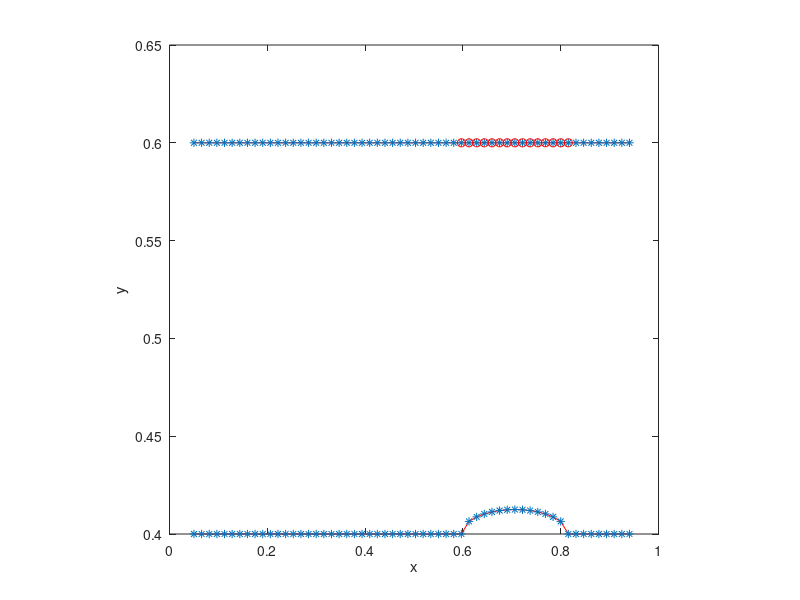

This chart was generated by the following MATLAB code:
%-------------------------------------------------------------------------------------------------------------------%
%
% IB2d is an Immersed Boundary Code (IB) for solving fully coupled non-linear 
% 	fluid-structure interaction models. This version of the code is based off of
%	Peskin's Immersed Boundary Method Paper in Acta Numerica, 2002.
%
% Author: Nicholas A. Battista
% Email:  nick.battista@unc.edu
% Date Created: May 27th, 2015
% Institution: UNC-CH
%
% This code is capable of creating Lagrangian Structures using:
% 	1. Springs
% 	2. Beams (*torsional springs)
% 	3. Target Points
%	4. Muscle-Model (combined Force-Length-Velocity model, "HIll+(Length-Tension)")
%
% One is able to update those Lagrangian Structure parameters, e.g., spring constants, resting %%	lengths, etc
% 
% There are a number of built in Examples, mostly used for teaching purposes. 
% 
% If you would like us %to add a specific muscle model, please let Nick (nick.battista@unc.edu) know.
%
%--------------------------------------------------------------------------------------------------------------------%

%%%%%%%%%%%%%%%%%%%%%%%%%%%%%%%%%%%%%%%%%%%%%%%%%%%%%%%%%%%%%%%%%%%%%%%%%%%%%%%%%%%%%%
%
% FUNCTION: creates the CHANNEL_CHANNEL-EXAMPLE geometry and prints associated input files
%
%%%%%%%%%%%%%%%%%%%%%%%%%%%%%%%%%%%%%%%%%%%%%%%%%%%%%%%%%%%%%%%%%%%%%%%%%%%%%%%%%%%%%%

function Channel_Channel()

%
% Grid Parameters (MAKE SURE MATCHES IN input2d !!!)
%
Nx =  32;        % # of Eulerian Grid Pts. in x-Direction (MUST BE EVEN!!!)
Ny =  32;        % # of Eulerian Grid Pts. in y-Direction (MUST BE EVEN!!!)
Lx = 1.0;        % Length of Eulerian Grid in x-Direction
Ly = 1.0;        % Length of Eulerian Grid in y-Direction


% Immersed Structure Geometric / Dynamic Parameters %
ds= min(Lx/(2*Nx),Ly/(2*Ny));  % Lagrangian spacing
L = 0.9*Lx;                    % Length of Channel
w = 0.2*Ly;                    % Width of Channel
struct_name = 'channel'; % Name for .vertex, .spring, etc files.


% Call function to construct geometry
[xLag,yLag] = give_Me_Immsersed_Boundary_Geometry(ds,L,w,Lx,Ly);

%Modify Geo for Half Circle Hump Below Bleb Region
inds = 36:50;
xNew = xLag(36:50);
a = (xLag(50)-xLag(36))/2;
b = w/16;
xM = (xLag(50)+xLag(36))/2;
yNew = b*sqrt( 1 - ((xNew-xM)./a).^2 )+yLag(1);
yNew';
yLag(36:50) = yNew;

% Plot Geometry to test
plot(xLag(1:end/2),yLag(1:end/2),'r-'); hold on;
plot(xLag(end/2+1:end),yLag(end/2+1:end),'r-'); hold on;
plot(xLag,yLag,'*'); hold on;
N = length(xLag);
plot(xLag(N/2+36:N/2+50),yLag(N/2+36:N/2+50),'ro'); hold on;
xlabel('x'); ylabel('y');
axis square;


% Prints .vertex file!
print_Lagrangian_Vertices(xLag,yLag,struct_name);


% Prints .spring file!
k_Spring = 1e-4; ds_Rest = ds;
print_Lagrangian_Springs(xLag,yLag,k_Spring,ds_Rest,struct_name);


% Prints .beam file!
k_Beam = 1e-4; C = 0.0;
print_Lagrangian_Beams(xLag,yLag,k_Beam,C,struct_name);


% Prints .target file!
k_Target = 1e7;
print_Lagrangian_Target_Pts(xLag,k_Target,struct_name);

%%%%%%%%%%%%%%%%%%%%%%%%%%%%%%%%%%%%%%%%%%%%%%%%%%%%%%%%%%%%%%%%%%%%%%%%
%
% FUNCTION: prints VERTEX points to a file called rubberband.vertex
%
%%%%%%%%%%%%%%%%%%%%%%%%%%%%%%%%%%%%%%%%%%%%%%%%%%%%%%%%%%%%%%%%%%%%%%%%

function print_Lagrangian_Vertices(xLag,yLag,struct_name)

    N = length(xLag);

    vertex_fid = fopen([struct_name '.vertex'], 'w');

    fprintf(vertex_fid, '%d\n', N );

    %Loops over all Lagrangian Pts.
    for s = 1:N
        X_v = xLag(s);
        Y_v = yLag(s);
        fprintf(vertex_fid, '%1.16e %1.16e\n', X_v, Y_v);
    end

    fclose(vertex_fid); 
    
    %%%%%%%%%%%%%%%%%%%%%%%%%%%%%%%%%%%%%%%%%%%%%%%%%%%%%%%%%%%%%%%%%%%%%%%%
%
% FUNCTION: prints Vertex points to a file called rubberband.vertex
%
%%%%%%%%%%%%%%%%%%%%%%%%%%%%%%%%%%%%%%%%%%%%%%%%%%%%%%%%%%%%%%%%%%%%%%%%

function print_Lagrangian_Target_Pts(xLag,k_Target,struct_name)

    N = length(xLag);

    target_fid = fopen([struct_name '.target'], 'w');

    fprintf(target_fid, '%d\n', N-15 );

    %Loops over all Lagrangian Pts.
    for s = 1:N
        if (s<(N/2+36) || (s>N/2+50) )
        fprintf(target_fid, '%d %1.16e\n', s, k_Target);
        end
    end

    fclose(target_fid); 
    
    
%%%%%%%%%%%%%%%%%%%%%%%%%%%%%%%%%%%%%%%%%%%%%%%%%%%%%%%%%%%%%%%%%%%%%%%%%%%%%%%%%%%%%
%
% FUNCTION: prints BEAM (Torsional Spring) points to a file called rubberband.beam
%
%%%%%%%%%%%%%%%%%%%%%%%%%%%%%%%%%%%%%%%%%%%%%%%%%%%%%%%%%%%%%%%%%%%%%%%%%%%%%%%%%%%%%

function print_Lagrangian_Beams(xLag,yLag,k_Beam,C,struct_name)

    % k_Beam: beam stiffness
    % C: beam curvature
    
    N = length(xLag);
    Nbeams = 15; % NOTE: Total number of beams = Number of Total Lag Pts. - 2

    beam_fid = fopen([struct_name '.beam'], 'w');

    fprintf(beam_fid, '%d\n', Nbeams );

    %spring_force = kappa_spring*ds/(ds^2);

    %BEAMS BETWEEN VERTICES
    for s = N/2+36:N/2+50
        fprintf(beam_fid, '%d %d %d %1.16e %1.16e\n',s-1, s, s+1, k_Beam, C);  
    end
    fclose(beam_fid); 


%%%%%%%%%%%%%%%%%%%%%%%%%%%%%%%%%%%%%%%%%%%%%%%%%%%%%%%%%%%%%%%%%%%%%%%%
%
% FUNCTION: prints SPRING points to a file called rubberband.spring
%
%%%%%%%%%%%%%%%%%%%%%%%%%%%%%%%%%%%%%%%%%%%%%%%%%%%%%%%%%%%%%%%%%%%%%%%%

function print_Lagrangian_Springs(xLag,yLag,k_Spring,ds_Rest,struct_name)

    N = length(xLag);
    Nsprings = 16;

    spring_fid = fopen([struct_name '.spring'], 'w');

    fprintf(spring_fid, '%d\n', Nsprings );

    %spring_force = kappa_spring*ds/(ds^2);

    %SPRINGS BETWEEN VERTICES
    for s = N/2+35:N/2+50
        fprintf(spring_fid, '%d %d %1.16e %1.16e\n', s, s+1, k_Spring, ds_Rest);  
    end
    fclose(spring_fid); 
    
    

%%%%%%%%%%%%%%%%%%%%%%%%%%%%%%%%%%%%%%%%%%%%%%%%%%%%%%%%%%%%%%%%%%%%%%%%
%
% FUNCTION: creates the Lagrangian structure geometry
%
%%%%%%%%%%%%%%%%%%%%%%%%%%%%%%%%%%%%%%%%%%%%%%%%%%%%%%%%%%%%%%%%%%%%%%%%

function [xLag,yLag] = give_Me_Immsersed_Boundary_Geometry(ds,L,w,Lx,Ly)

% The immsersed structure is a channel %
x = (Lx-L)/2:ds:(L+(Lx-L)/2);  %xPts
yBot = (Ly-w)/2;               %yVal for bottom of Channel
yTop = Ly - (Ly-w)/2;          %yVal for top of Channel

xLag = [x x];
yLag = [yBot*ones(1,length(x)) yTop*ones(1,length(x))];
